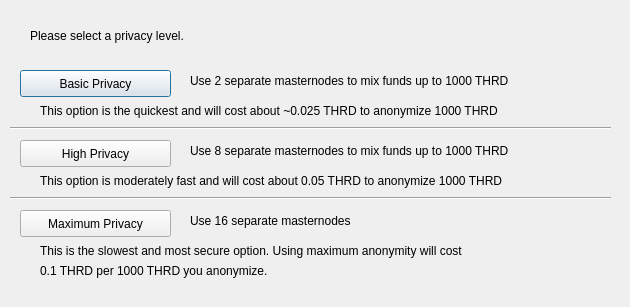
<?xml version="1.0" encoding="UTF-8"?>
<ui version="4.0">
 <class>DarksendConfig</class>
 <widget class="QDialog" name="DarksendConfig">
  <property name="geometry">
   <rect>
    <x>0</x>
    <y>0</y>
    <width>630</width>
    <height>307</height>
   </rect>
  </property>
  <property name="windowTitle">
   <string>Configure PrivateSend</string>
  </property>
  <widget class="QPushButton" name="buttonBasic">
   <property name="geometry">
    <rect>
     <x>20</x>
     <y>70</y>
     <width>151</width>
     <height>27</height>
    </rect>
   </property>
   <property name="text">
    <string>Basic Privacy</string>
   </property>
  </widget>
  <widget class="QPushButton" name="buttonHigh">
   <property name="geometry">
    <rect>
     <x>20</x>
     <y>140</y>
     <width>151</width>
     <height>27</height>
    </rect>
   </property>
   <property name="text">
    <string>High Privacy</string>
   </property>
  </widget>
  <widget class="QPushButton" name="buttonMax">
   <property name="geometry">
    <rect>
     <x>20</x>
     <y>210</y>
     <width>151</width>
     <height>27</height>
    </rect>
   </property>
   <property name="text">
    <string>Maximum Privacy</string>
   </property>
  </widget>
  <widget class="QLabel" name="label">
   <property name="geometry">
    <rect>
     <x>30</x>
     <y>20</y>
     <width>571</width>
     <height>31</height>
    </rect>
   </property>
   <property name="text">
    <string>Please select a privacy level.</string>
   </property>
  </widget>
  <widget class="QLabel" name="label_2">
   <property name="geometry">
    <rect>
     <x>190</x>
     <y>70</y>
     <width>421</width>
     <height>21</height>
    </rect>
   </property>
   <property name="text">
    <string>Use 2 separate masternodes to mix funds up to 1000 THRD</string>
   </property>
  </widget>
  <widget class="QLabel" name="label_3">
   <property name="geometry">
    <rect>
     <x>190</x>
     <y>140</y>
     <width>411</width>
     <height>21</height>
    </rect>
   </property>
   <property name="text">
    <string>Use 8 separate masternodes to mix funds up to 1000 THRD</string>
   </property>
  </widget>
  <widget class="QLabel" name="label_4">
   <property name="geometry">
    <rect>
     <x>190</x>
     <y>210</y>
     <width>421</width>
     <height>21</height>
    </rect>
   </property>
   <property name="text">
    <string>Use 16 separate masternodes</string>
   </property>
  </widget>
  <widget class="QLabel" name="label_6">
   <property name="geometry">
    <rect>
     <x>40</x>
     <y>100</y>
     <width>561</width>
     <height>21</height>
    </rect>
   </property>
   <property name="text">
    <string>This option is the quickest and will cost about ~0.025 THRD to anonymize 1000 THRD</string>
   </property>
  </widget>
  <widget class="QLabel" name="label_7">
   <property name="geometry">
    <rect>
     <x>40</x>
     <y>170</y>
     <width>561</width>
     <height>21</height>
    </rect>
   </property>
   <property name="text">
    <string>This option is moderately fast and will cost about 0.05 THRD to anonymize 1000 THRD</string>
   </property>
  </widget>
  <widget class="QLabel" name="label_8">
   <property name="geometry">
    <rect>
     <x>40</x>
     <y>240</y>
     <width>561</width>
     <height>21</height>
    </rect>
   </property>
   <property name="text">
    <string>This is the slowest and most secure option. Using maximum anonymity will cost</string>
   </property>
  </widget>
  <widget class="QLabel" name="label_9">
   <property name="geometry">
    <rect>
     <x>40</x>
     <y>260</y>
     <width>561</width>
     <height>21</height>
    </rect>
   </property>
   <property name="text">
    <string>0.1 THRD per 1000 THRD you anonymize.</string>
   </property>
  </widget>
  <widget class="Line" name="line">
   <property name="geometry">
    <rect>
     <x>10</x>
     <y>120</y>
     <width>601</width>
     <height>16</height>
    </rect>
   </property>
   <property name="orientation">
    <enum>Qt::Horizontal</enum>
   </property>
  </widget>
  <widget class="Line" name="line_2">
   <property name="geometry">
    <rect>
     <x>10</x>
     <y>190</y>
     <width>601</width>
     <height>16</height>
    </rect>
   </property>
   <property name="orientation">
    <enum>Qt::Horizontal</enum>
   </property>
  </widget>
 </widget>
 <resources/>
 <connections/>
</ui>
